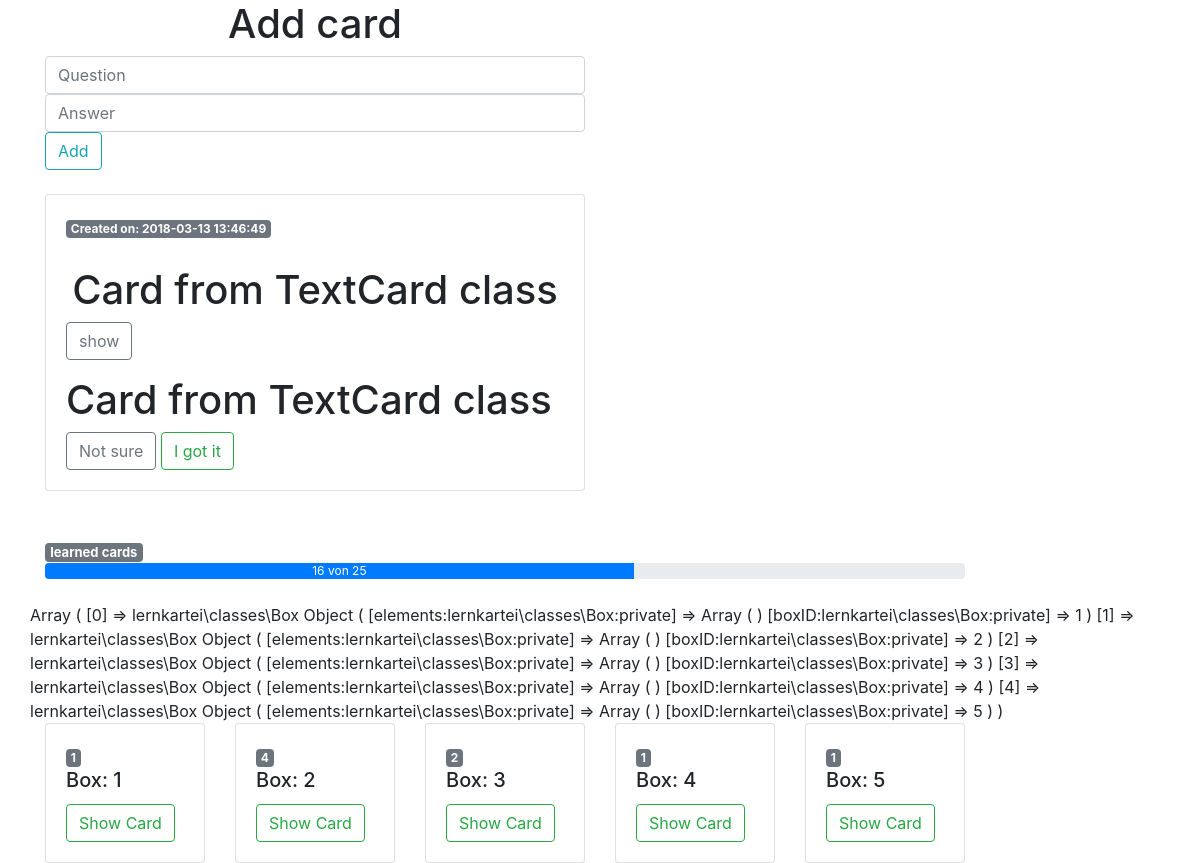
Screenshot of /?do=getcard&boxID=1 with the database file from the repository.
### tables this page shows
CREATE TABLE `cards` (
  `id` int(11) NOT NULL,
  `created_date` datetime NOT NULL,
  `question` varchar(50) NOT NULL,
  `answer` varchar(500) NOT NULL,
  `type` enum('text','image') NOT NULL DEFAULT 'text'
);

CREATE TABLE `box` (
  `box_id` int(4) NOT NULL
);

### app/lernkartei/init/routes.php (called while the page is built, shortened)
<?php
  $css 	=  dirname($_SERVER['PHP_SELF']) . '/app/lernkartei/layout/css/';

### app/lernkartei/classes/DBqueries.php (called while the page is built, shortened)
<?php
class DBqueries
{
  private $dbConnect;
  public function __construct($dbConnect)
  {
    $this->dbConnect = $dbConnect;
  }
  public function queryGetFirstCard($boxID)
  {
    try {
      $stmt = $this->dbConnect->query(" SELECT id, created_date, question, answer
        FROM cards JOIN box_has_card ON cards.id = box_has_card.card
        WHERE box_has_card.box=" . $boxID . " ORDER BY cards.id LIMIT 1" );
      $fetchResult = $stmt->fetchall(\PDO::FETCH_ASSOC);
      return $fetchResult;
    } catch (PDOException $e){
      echo $e->getMessage();
    }
  }
  public function queryGetCardCount($boxID)
  {
    try {
      $stmt = $this->dbConnect->query(" SELECT COUNT(*) FROM box_has_card
      WHERE box=" . $boxID );
      $fetchResult = $stmt->fetchall(\PDO::FETCH_ASSOC);
      $cardCount = $fetchResult[0]['COUNT(*)'];
      return $cardCount;
    } catch (PDOException $e){
      echo $e->getMessage();
    }
  }
  function queryGetAllCardsCount()
  {
    $stmt = $this->dbConnect->query(" SELECT COUNT(*) FROM cards"  );
    $fetchResult = $stmt->fetchall(\PDO::FETCH_ASSOC);
    return $fetchResult[0]['COUNT(*)'];
  }
  function queryGetLearnedCardsCount()
  {
    $stmt = $this->dbConnect->query(" SELECT COUNT(*) FROM learned_cards"  );
    $fetchResult = $stmt->fetchall(\PDO::FETCH_ASSOC);
    return $fetchResult[0]['COUNT(*)'];
  }
}

### app/lernkartei/classes/Box.php (called while the page is built, shortened)
<?php
class Box
{
  private $boxID;
  public function setBoxID($id)
  {
   $this->boxID = $id;
  }
  public function getBoxID()
  {
    return $this->boxID;
  }
}

### app/lernkartei/classes/Game.php (called while the page is built, shortened)
<?php
  class Game
  {
    private $boxes = [];
    public function __construct($dbConnect)
    {
      $stmt = $dbConnect->query(" SELECT * FROM box ORDER BY box_id");
      $fetchResult = $stmt->fetchall(\PDO::FETCH_ASSOC);
      for ($i = 0; $i < count($fetchResult) ; $i++ ){
          $this->boxes[$i] = new Box();
          $this->boxes[$i]->setBoxID($fetchResult[$i]['box_id']);
      }
    }
    public function getBoxes()
    {
      return $this->boxes;
    }
  }

### index.php (the view, shortened to what this page needs)
<!DOCTYPE html>
<?php
require_once 'app/lernkartei/init/connect.php';
require_once 'app/lernkartei/init/routes.php';
?>
<html>
  <head>
    <link rel="stylesheet" href="<?php echo $css ?>bootstrap.min.css" />
    <link rel="stylesheet" href="<?php echo $css ?>bootstrap.css" />
    <link rel="stylesheet" href="<?php echo $css ?>main.css" />
  </head>
  <body>
    <div class="container">
      <div class="row">
        <div class="col-sm-6 col-md-6 col-lg-6">
          <div class=" login-page">
            <h1 class="text-center"> <span class="selected">Add card</span></h1>
            <form action="<?php echo $_SERVER['PHP_SELF'] ?>" method="POST">
              <div class="input-container">
                <input
                  class="form-control"
                  type="text"
                  name="question"
                  autocomplete="off"
                  placeholder="Question"
                  required />
              </div>
              <div class="input-container">
                <input
                  class="form-control"
                  type="text"
                  name="answer"
                  autocomplete="off"
                  placeholder="Answer"
                  required />
              </div>
              <div class="input-container">
                <input
                  class ="btn btn-outline-info"
                  name = "add_card"
                  type="submit"
                  value="Add" />
              </div>
            </form>
          </div>
        </div>
      </div>
    </div>
    <br>
    <?php
    $game = new Game($dbConnect);
    $DBquery = new DBqueries($dbConnect);
    ?>
    <div class="container">
      <div class="row min-height">
        <div class="col-sm-12 col-md-12 col-lg-6">
    <?php
    if ($_SERVER['REQUEST_METHOD'] == 'GET') {
      $do = isset($_GET['do']) ? $_GET['do'] : 'move';
      if ($do == 'move'){
        $cardID = isset($_GET['cardID']) && is_numeric($_GET['cardID']) ? intval($_GET['cardID']) : 0;
        $boxID = isset($_GET['boxID']) && is_numeric($_GET['boxID']) ? intval($_GET['boxID']) : 0;
        $game->moveCardToNextBox($cardID, $boxID);
      } elseif ($do == 'notsure'){
        $cardID = isset($_GET['cardID']) && is_numeric($_GET['cardID']) ? intval($_GET['cardID']) : 0;
        $boxID = isset($_GET['boxID']) && is_numeric($_GET['boxID']) ? intval($_GET['boxID']) : 0;
        $game->moveCardToFirstBox($cardID, $boxID);
      } elseif ($do == 'getcard'){
        $boxID = isset($_GET['boxID']) && is_numeric($_GET['boxID']) ? intval($_GET['boxID']) : 0;
        $box = new Box();
        $box->setBoxID($boxID);
        $card = $DBquery->queryGetFirstCard($boxID);
      }
        if (isset($card)){ ?>
          <div class="card">
            <div class="card-body card-js">
              <p class="badge badge-secondary">Created on: <?php echo $card[0]["created_date"]  ?> </p>
              <p class="card-title text-center">
               <?php echo '<h1 class="text-center">'.$card[0]["question"]. '</h1>' ?>
               <span  class="showanswer btn btn-outline-secondary"> show</span>
              </p>
              <div class="show-answer hidden-class">
                <h1 class="card-text">
                  <?php echo $card[0]["answer"] ?>
                </h1>
                 <button
                 type="button"
                 onclick='window.location.href=" <?php $_SERVER['PHP_SELF'];
                 echo '?do=notsure&cardID=' . $card[0]['id'] . '&boxID=' . $box->getBoxID() ;?>
                 "' class="btn btn-outline-secondary">Not sure</button>
                 <button
                 type="button"
                 onclick='window.location.href=" <?php $_SERVER['PHP_SELF'];
                 echo '?do=move&cardID=' . $card[0]['id'] . '&boxID=' . $box->getBoxID() ;?>
                 "' class="btn btn-outline-success">I got it</button>
              </div>
            </div>
          </div>
        <?php } } ?>
        </div>
      </div>
    </div>
    <br>
    <br>
    <div class="container">
      <div class="row">
        <div class="col-sm-10 col-md-10 col-lg-10">
          <span class="badge badge-secondary" style="font-size: 13px">learned cards</span>
        <div class="progress">
          <?php
          $cardsCount = $DBquery->queryGetAllCardsCount();
          $learnedCardsCount = $DBquery->queryGetLearnedCardsCount();
          $sumOfCards = $cardsCount + $learnedCardsCount;
          ?>
          <div class="progress-bar" role="progressbar" style="width: <?php echo ($learnedCardsCount / $sumOfCards) * 100 ?>%;" aria-valuenow="<?php echo $learnedCardsCount ?>" aria-valuemin="<?php echo $cardsCount ?>" aria-valuemax="<?php echo $sumOfCards ?>"><?php echo $learnedCardsCount ?> von <?php echo $sumOfCards  ?> </div>
        </div>
      </div>
      </div>
      <br />
      <div class="row">
        <?php
        $boxes = $game->getBoxes();
        print_r($boxes);
        foreach ($boxes as $box){
        ?>
        <div class="col-sm-6 col-md-4 col-lg-2">
          <div class="card">
            <div class="card-body"><span class="badge badge-secondary"> <?php echo $DBquery->queryGetCardCount($box->getBoxID());  ?> </span>
              <h5 class="card-title"> Box: <?php echo $box->getBoxID() . ' '; ?> </h5>
              <?php
              if ($DBquery->queryGetCardCount($box->getBoxID()) != 0): ?>
              <button type="button" onclick='window.location.href="<?php $_SERVER['PHP_SELF']?>?do=getcard<?php echo "&boxID=". $box->getBoxID();?>"' class="btn btn-outline-success">Show Card</button>
              <?php endif; ?>
            </div>
          </div>
        </div>
        <br>
      <?php }?>
      </div>
    </div>
  </body>
</html>

### rows the page displays
cards: created_date "2018-03-13 13:46:49", question "Card from TextCard class", answer "Card from TextCard class"
box: box_id "1"
box: BoxID "4", box_id "2"
box: BoxID "2", box_id "3"
box: BoxID "1", box_id "4"
box: BoxID "1", box_id "5"

### other values shown
$learnedCardsCount "16"
$sumOfCards "25"
